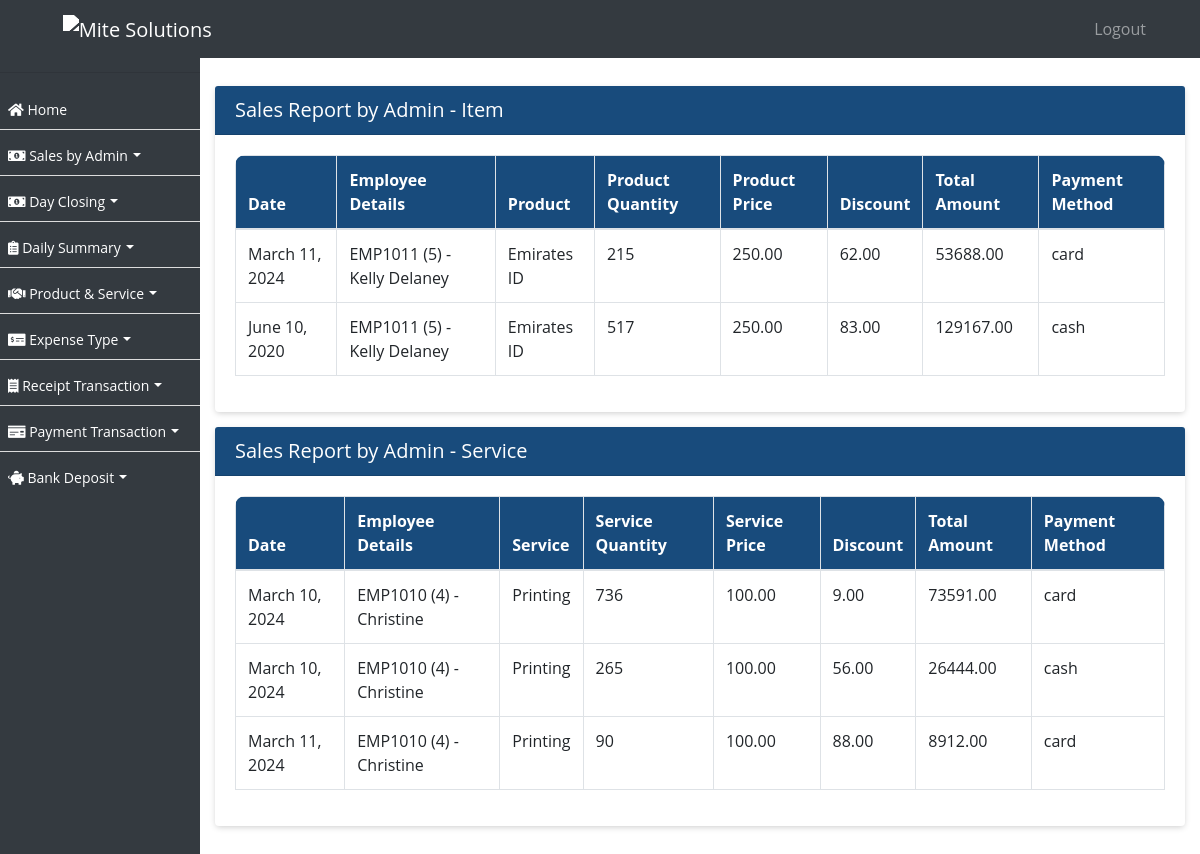
The page /sale/sales-report-admin/ (signed in) on the database as committed earlier.
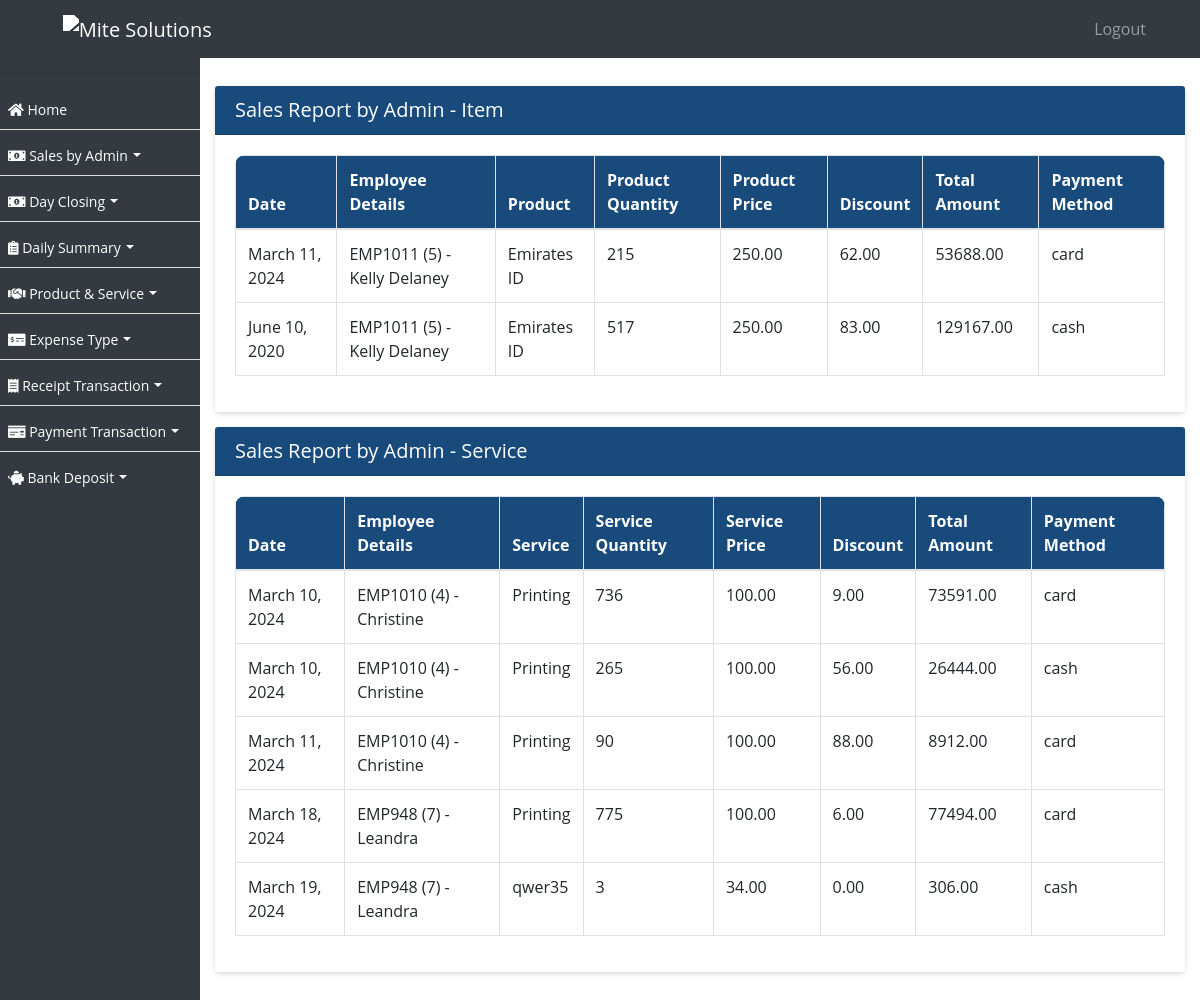
The same page on the database as committed later.
### ezshopapp/models.py (models this page shows, shortened)
class SalesByAdminItem(models.Model):
    date = models.DateField()
    employee = models.ForeignKey(Employee, on_delete=models.CASCADE, verbose_name=_("Employee"), null=True)
    item = models.ForeignKey(Product, on_delete=models.CASCADE, null=True)
    quantity = models.PositiveIntegerField(null=True)
    price = models.DecimalField(max_digits=10, decimal_places=2, null=True)
    discount = models.DecimalField(max_digits=10, decimal_places=2, default=0.0)
    total_amount = models.DecimalField(max_digits=10, decimal_places=2, verbose_name=_("Total Amount"), null=True)
    payment_method = models.CharField(max_length=20, choices=PAYMENT_METHOD_CHOICES)
    created_on = models.DateTimeField(auto_now_add=True, null=True)

class Employee(models.Model):
    employee_id = models.CharField(max_length=10, unique=True)
    username = models.CharField(max_length=50, null=True)
    password = models.CharField(max_length=50, null=True)
    business_profile = models.CharField(max_length=255, null=True)
    business_profile_id = models.IntegerField(null=True)
    first_name = models.CharField(max_length=255)
    second_name = models.CharField(max_length=255)
    nationality = models.CharField(max_length=255)
    mobile_no = models.CharField(max_length=20, blank=True, null=True)
    passport_no = models.CharField(max_length=20, unique=True)
    passport_expiration_date = models.DateField()
    emirates_id = models.CharField(max_length=20, unique=True)
    id_expiration_date = models.DateField()
    basic_pay = models.DecimalField(max_digits=10, decimal_places=2)
    house_allowance = models.DecimalField(max_digits=10, decimal_places=2, default=0)
    transportation_allowance = models.DecimalField(max_digits=10, decimal_places=2, default=0)
    commission_percentage = models.DecimalField(max_digits=5, decimal_places=2, default=0, validators=[MinValueValidator(0)])
    joining_date = models.DateField()
    job_role = models.ForeignKey(Role, on_delete=models.SET_NULL, null=True)
    is_employee = models.BooleanField(default=True)
    created_on = models.DateTimeField(auto_now_add=True, null=True)

class Product(models.Model):
    name = models.CharField(max_length=255)
    vat = models.BooleanField(default=False)
    amount = models.DecimalField(max_digits=10, decimal_places=2)
    max_discount_allowed = models.DecimalField(max_digits=10, decimal_places=2)
    status = models.BooleanField(default=True)
    business_profile = models.CharField(max_length=255, null=True)
    created_on = models.DateTimeField(auto_now_add=True, null=True)
    def __str__(self):
        return self.name

class SaleByAdminService(models.Model):
    date = models.DateField(_("Date"), null=True)
    employee = models.ForeignKey(Employee, on_delete=models.CASCADE, verbose_name=_("Employee"), null=True)
    service = models.ForeignKey(Service, on_delete=models.CASCADE, verbose_name=_("Service"),  null=True)
    quantity = models.PositiveIntegerField(_("Service Quantity"),  null=True)
    price = models.DecimalField(max_digits=10, decimal_places=2, verbose_name=_("Service Price"),  null=True)
    discount = models.DecimalField(max_digits=5, decimal_places=2, default=0)
    payment_method = models.CharField(max_length=20, choices=PAYMENT_METHOD_CHOICES, verbose_name=_("Payment Method"))
    total_amount = models.DecimalField(max_digits=10, decimal_places=2, verbose_name=_("Total Amount"), null=True)
    created_on = models.DateTimeField(auto_now_add=True, null=True)

class Service(models.Model):
    name = models.CharField(max_length=255)
    duration = models.PositiveIntegerField()
    vat = models.BooleanField(default=False)
    amount = models.DecimalField(max_digits=10, decimal_places=2)
    max_discount_allowed = models.DecimalField(max_digits=10, decimal_places=2)
    status = models.BooleanField(default=True)
    business_profile = models.CharField(max_length=255, null=True)
    created_on = models.DateTimeField(auto_now_add=True, null=True)

### ezshopapp/views.py (the view)
# urls.py: path('sale/sales-report-admin/', sales_report_admin, name='sales_report_admin'),
@login_required
def sales_report_admin(request):
    sales = SalesByAdminItem.objects.all().select_related('employee')
    sales_admin_service = SaleByAdminService.objects.all().select_related('employee')
    context = {'sales': sales, 'sales_admin_service':sales_admin_service}
    return render(request, 'sales_report_admin.html', context)

### ezshopapp/templates/sales_report_admin.html (shortened to what this page needs)
{% extends 'base.html' %}
{% block content %}
    <div class="card">
     <div class="card-header">
    <h5 class="mb-0">Sales Report by Admin - Item</h5>
</div>
<div class="card-body">
    <div class="table-responsive">
        <table class="table table-bordered">
            <thead>
                <tr>
                    <th>Date</th>
                    <th>Employee Details</th>
                    <th>Product</th>
                    <th>Product Quantity</th>
                    <th>Product Price</th>
                    <th>Discount</th>
                    <th>Total Amount</th>
                    <th>Payment Method</th>
                </tr>
            </thead>
            <tbody>
                {% for sale in sales %}
                <tr>
                    <td>{{ sale.date }}</td>
                    <td>{{ sale.employee.employee_id }} ({{ sale.employee.id}}) - {{ sale.employee.first_name }} {{ sale.employee.second_name }}</td>
                    <td>{{ sale.item }}</td>
                    <td>{{ sale.quantity }}</td>
                    <td>{{ sale.price }}</td>
                    <td>{{ sale.discount }}</td>
                    <td>{{ sale.total_amount }}</td>
                    <td>{{ sale.payment_method }}</td>
                </tr>
                {% endfor %}
            </tbody>
        </table>
    </div>
</div>
</div>
<div class="card mt-2">
<div class="card-header">
<h5 class="mb-0">Sales Report by Admin - Service</h5>
</div>
<div class="card-body">
<div class="table-responsive">
    <table class="table table-bordered">
        <thead>
            <tr>
                <th>Date</th>
                <th>Employee Details</th>
                <th>Service</th>
                <th>Service Quantity</th>
                <th>Service Price</th>
                <th>Discount</th>
                <th>Total Amount</th>
                <th>Payment Method</th>
            </tr>
        </thead>
        <tbody>
            {% for sales_admin in sales_admin_service %}
            <tr>
                <td>{{ sales_admin.date }}</td>
                <td>{{ sales_admin.employee.employee_id }} ({{ sales_admin.employee.id}}) - {{ sales_admin.employee.first_name }} {{ sale.employee.second_name }}</td>
                <td>{{ sales_admin.service.name }}</td>
                <td>{{ sales_admin.quantity }}</td>
                <td>{{ sales_admin.price }}</td>
                <td>{{ sales_admin.discount }}</td>
                <td>{{ sales_admin.total_amount }}</td>
                <td>{{ sales_admin.payment_method }}</td>
            </tr>
            {% endfor %}
        </tbody>
    </table>
</div>
</div>
</div>
{% endblock %}

### ezshopapp/templates/base.html (shortened to what this page needs)
{% load static %}
<!DOCTYPE html>
<html lang="en">
<head>
    <link rel="stylesheet" href="https://stackpath.bootstrapcdn.com/bootstrap/4.3.1/css/bootstrap.min.css">
    <link href="https://templates.hibootstrap.com/farol/assets/css/style.css" rel="stylesheet">
    <link rel="stylesheet" type="text/css" href="https://cdn.datatables.net/1.11.5/css/jquery.dataTables.css">
    <link rel="stylesheet" href="https://use.fontawesome.com/releases/v5.8.2/css/all.css">
    <link rel="stylesheet" href="https://cdn.datatables.net/1.10.24/css/dataTables.bootstrap4.min.css"/>
</head>
<body>
<nav class="navbar navbar-expand-lg navbar-dark bg-dark fixed-top">
    <a class="navbar-brand text-left" href="/home/">
         <img src="https://mitesolutions.com/images/logo.png" class="logo" alt="Mite Solutions" width="5%">
    </a>
    <div class="collapse navbar-collapse" id="navbarNav">
        {% include 'sidebar_mobile.html' %}
    </div>
</nav>
<div id="sidebar">
    <hr/>
    {% include 'sidebar.html' %}
</div>
<div id="content">
    {% block content %}{% endblock %}
</div>
</body>
</html>

### ezshopapp/templates/sidebar_mobile.html (shortened to what this page needs)
<ul class="navbar-nav ml-auto pl-3" style="max-height: 400px; overflow-y: scroll;">
    <li class="nav-item">
        <a class="nav-link" href="{% url 'logout' %}">Logout</a>
    </li>
</ul>

### ezshopapp/templates/sidebar.html (shortened to what this page needs)
 <ul id="font-c" style="max-height: 400px; overflow-y: scroll;">
        <li><a href="/home/"><i class="fas fa-home"></i> Home</a></li>
        <li class="dropdown">
            <a href="#" class="dropdown-toggle" id="saleDropdown" role="button" data-toggle="dropdown" aria-haspopup="true" aria-expanded="false"><i class="fas fa-money-bill-alt"></i> Sales by Admin</a>
        </li>
        <li class="dropdown">
            <a href="#" class="dropdown-toggle" id="saleDropdown" role="button" data-toggle="dropdown" aria-haspopup="true" aria-expanded="false"><i class="fas fa-money-bill-alt"></i> Day Closing</a>
        </li>
        <li class="dropdown">
            <a href="#" class="dropdown-toggle" id="dailySummaryDropdown" role="button" data-toggle="dropdown" aria-haspopup="true" aria-expanded="false"><i class="fas fa-clipboard-list"></i> Daily Summary</a>
        </li>
        <li class="dropdown">
            <a href="#" class="dropdown-toggle" id="serviceDropdown" role="button" data-toggle="dropdown" aria-haspopup="true" aria-expanded="false"><i class="fas fa-handshake"></i> Product &amp; Service</a>
        </li>
        <li class="dropdown">
            <a href="#" class="dropdown-toggle" id="expenseTypeDropdown" role="button" data-toggle="dropdown" aria-haspopup="true" aria-expanded="false"><i class="fas fa-money-check-alt"></i> Expense Type</a>
        </li>
        <li class="dropdown">
            <a href="#" class="dropdown-toggle" id="receiptTransactionDropdown" role="button" data-toggle="dropdown" aria-haspopup="true" aria-expanded="false"><i class="fas fa-receipt"></i> Receipt Transaction</a>
        </li>
        <li class="dropdown">
            <a href="#" class="dropdown-toggle" id="paymentTransactionDropdown" role="button" data-toggle="dropdown" aria-haspopup="true" aria-expanded="false"><i class="fas fa-money-check"></i> Payment Transaction</a>
        </li>
        {% if user.is_superuser or user.is_admin %}
        <li class="dropdown">
            <a href="#" class="dropdown-toggle" id="bankDepositDropdown" role="button" data-toggle="dropdown" aria-haspopup="true" aria-expanded="false"><i class="fas fa-piggy-bank"></i> Bank Deposit</a>
        </li>
        {% endif %}
    </ul>

### ezshopapp/templates/base.html (style rules this page uses)
body, p, h1, h2, h3, h4, h5, h6, a, li, label, input, div, span, small { font-family: "Open Sans", sans-serif !important; }
#font-c>li>a { font-size:14px !important; }
body { padding-top: 56px; background-color: #ffffff !important; }
table thead { border-radius: 5px !important; }
table thead th { vertical-align: bottom; border-bottom: 2px solid #dee2e6; background-color: #184b7c !important; color: #fff !important; }
tbody { border-bottom: 0px !important; }
#sidebar { height: 100%; width: 200px; position: fixed; top: 0; left: 0; background-color: #343a40; padding-top: 56px; }
table { border:1px !important; }
#content { margin-left: 200px; padding: 15px; }
#sidebar ul { list-style: none; padding: 0; }
#sidebar ul li { padding: 8px; border-bottom: 1px solid #ddd; }
#sidebar ul li a { text-decoration: none; color: #fff; }
.navbar-brand { margin-left: 4%; }
div>.table-responsive, table, table>thead { border-radius: 10px !important; }
.card { border:0px !important; margin-top:15px; margin-bottom:15px; box-shadow: 0px 2px 6px -1px #ccc; }
.card-header { background-color: #184b7c !important; color:#fff !important; }
.card-header>a, .card-header>h5 { color:#fff !important; }
a { text-decoration: none !important; }
.bg-dark { background-color: #343a40 !important; }
.dropdown-toggle::after { display: inline-block; margin-left: 0.355em; margin-top: 1.1em; vertical-align: 0.255em; content: ""; border-top: 0.3em solid; border-right: 0.3em solid transparent; border-bottom: 0; border-left: 0.3em solid transparent; }
.logo { filter: brightness(0) invert(1); margin:0px; }
.navbar-nav.ml-auto { margin-right: 15px; }

Rows that differ between the two databases and show on the page:
added SaleByAdminService: date "March 18, 2024", employee.employee_id "EMP948", employee.id "7", employee.first_name "Leandra", service.name "Printing", quantity "775", price "100.00", discount "6.00", total_amount "77494.00", payment_method "card"
added SaleByAdminService: date "March 19, 2024", employee.employee_id "EMP948", employee.id "7", employee.first_name "Leandra", service.name "qwer35", quantity "3", price "34.00", discount "0.00", total_amount "306.00", payment_method "cash"
